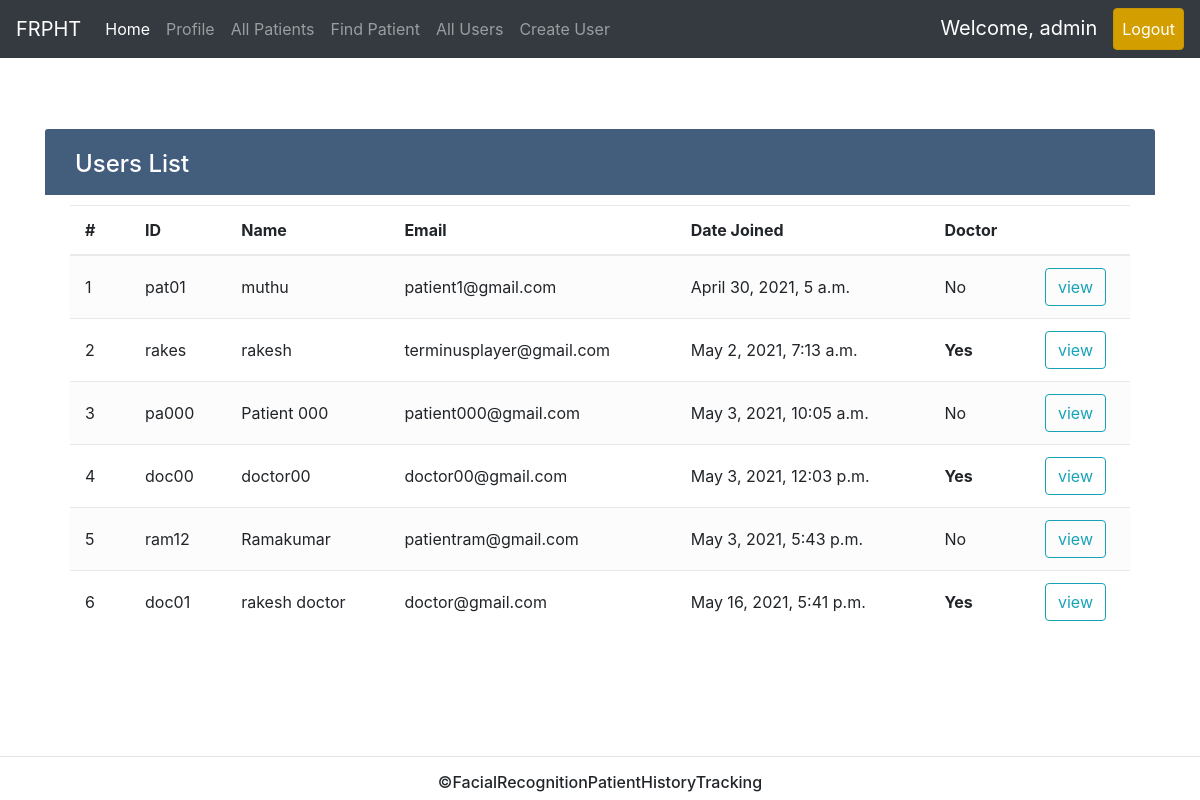
/allusers/ (signed in), run on an earlier commit of the app's database.
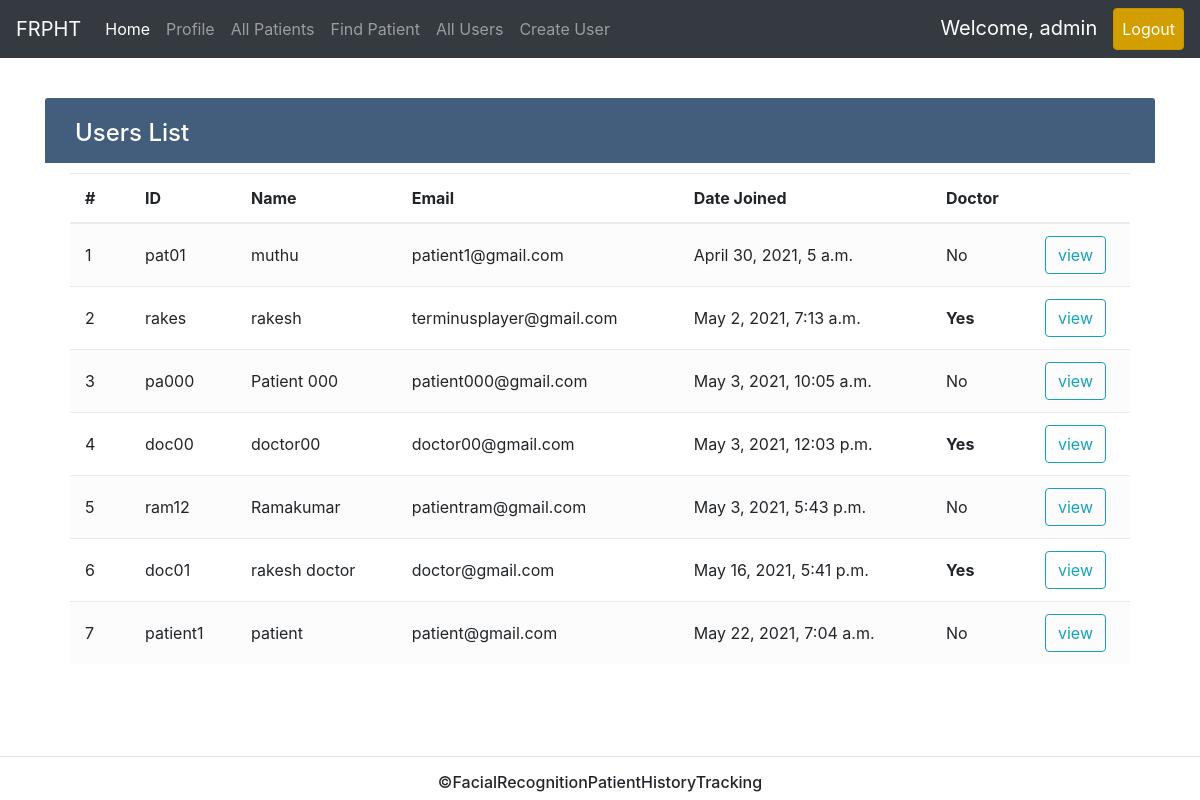
And on a later commit of the database.
### account/models.py (models this page shows, shortened)
class Account(AbstractBaseUser):
    GENDER = (
        ('Male','Male'),
        ('Female','Female'),
    )
    BLOOD_GROUP = (
        ("A+ve", "A+"),
        ("A-ve", "A-"),
        ("B+ve", "B+"),
        ("B-ve", "B-"),
        ("O+ve", "O+"),
        ("O-ve", "O-"),
        ("AB+ve", "AB+"),
        ("AB-ve", "AB-"),
    )
    email = models.EmailField(verbose_name = 'Email' , unique=True , max_length=100)
    userID = models.CharField(max_length=8, unique=True, primary_key = True)
    username = models.CharField(max_length=100, verbose_name = 'Full Name')
    date_joined = models.DateTimeField(verbose_name="Date Joined" , auto_now_add=True)
    last_login = models.DateTimeField(verbose_name="Last Login" , auto_now=True)
    is_active = models.BooleanField(default=True)
    is_doctor = models.BooleanField(default=False)
    is_superuser = models.BooleanField(default=False)
    father_name = models.CharField(max_length=50, null = True, blank = True)
    age = models.IntegerField(null = True, blank = True)
    gender = models.CharField(max_length=10 , choices=GENDER, null = True, blank = True)
    blood_group = models.CharField(max_length=10 , choices=BLOOD_GROUP, null = True, blank = True)
    number = models.CharField(max_length=10, null = True, blank = True)
    emergency_number = models.CharField(max_length=10, null = True, blank = True)
    userphoto = models.ImageField(upload_to = userphoto_path , default = defaultphoto_path, verbose_name= "Photo" ,null = True, blank = True, max_length=255)
    objects = MyAccountManager()
    USERNAME_FIELD = 'email'
    REQUIRED_FIELDS = ['userID', 'username']
    def has_perms(self,perm, obj=None):
        for per in perm:
            if 'is_doctor' == per:
                return self.is_doctor
            elif 'is_superuser' == per:
                return self.is_superuser

### useraccount/views.py (the view)
# urls.py: path("allusers/",views.allusersview, name= 'allusers'),
@login_required
@permission_required('is_superuser')
def allusersview(request):
    users = Account.objects.exclude(is_superuser=True)
    context = {'accounts': users}
    return render(request, 'useraccount/users/allusers.html', context)

### useraccount/templates/useraccount/users/allusers.html (shortened to what this page needs)
{% extends 'useraccount/homepage.html' %}
{% block homecontent %}
<div class="container-xl">
  <div class="table-responsive">
    <div class="table-wrapper">
      <div class="table-title">
        <div class="row">
          <div class="col-sm-2">
            <h2>Users List</h2>
          </div>
          <div class="col-sm-10">
          </div>
        </div>
      </div>
      <table class="table table-striped table-hover">
        <thead>
          <tr>
            <th>#</th>
            <th>ID</th>
            <th>Name</th>
            <th>Email</th>
            <th>Date Joined</th>
            <th>Doctor</th>
            <th></th>
          </tr>
        </thead>
        <tbody>
          {% for acc in accounts %}
            <tr>
              <td>{{forloop.counter}}</td>
              <td>{{acc.userID}}</td>
              <td>{{acc.username}}</td>
              <td>{{acc.email}}</td>
              <td>{{acc.date_joined}}</td>
              <td>{% if acc.is_doctor %}<b>Yes</b>{% else %}No{% endif %}</td>
              <td>
                <a href="{% url 'patientprofile' acc.userID %}"><input type="button" class = "btn btn-outline-info" name="view" value="view"></a>
              </td>
            </tr>
          {% endfor %}
        </tbody>
      </table>
    </div>
  </div>
</div>
{% endblock %}

What changed in the data, as far as the page shows it:
added Account: userID "patient1", username "patient", email "patient@gmail.com", date_joined "May 22, 2021, 7:04 a.m.", is_doctor "No"
